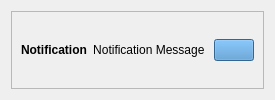
        <widget class="QCustomSlideMenu" name="NotificationContanier" native="true">
         <property name="minimumSize">
          <size>
           <width>0</width>
           <height>0</height>
          </size>
         </property>
         <layout class="QVBoxLayout" name="verticalLayout_21">
          <property name="spacing">
           <number>0</number>
          </property>
          <property name="leftMargin">
           <number>0</number>
          </property>
          <property name="topMargin">
           <number>0</number>
          </property>
          <property name="rightMargin">
           <number>0</number>
          </property>
          <property name="bottomMargin">
           <number>0</number>
          </property>
          <item>
           <widget class="QWidget" name="NotificationSubContanier" native="true">
            <layout class="QVBoxLayout" name="verticalLayout_22">
             <property name="spacing">
              <number>7</number>
             </property>
             <property name="leftMargin">
              <number>11</number>
             </property>
             <property name="topMargin">
              <number>11</number>
             </property>
             <property name="rightMargin">
              <number>11</number>
             </property>
             <property name="bottomMargin">
              <number>11</number>
             </property>
             <item>
              <widget class="QFrame" name="frame_9">
               <property name="styleSheet">
                <string notr="true">border-color: rgb(0, 52, 76);

</string>
               </property>
               <property name="frameShape">
                <enum>QFrame::StyledPanel</enum>
               </property>
               <property name="frameShadow">
                <enum>QFrame::Raised</enum>
               </property>
               <layout class="QHBoxLayout" name="horizontalLayout_10">
                <item>
                 <widget class="QLabel" name="label_15">
                  <property name="font">
                   <font>
                    <weight>75</weight>
                    <bold>true</bold>
                   </font>
                  </property>
                  <property name="text">
                   <string>Notification</string>
                  </property>
                 </widget>
                </item>
                <item>
                 <widget class="QLabel" name="label_14">
                  <property name="sizePolicy">
                   <sizepolicy hsizetype="Expanding" vsizetype="Preferred">
                    <horstretch>0</horstretch>
                    <verstretch>0</verstretch>
                   </sizepolicy>
                  </property>
                  <property name="text">
                   <string>Notification Message </string>
                  </property>
                  <property name="alignment">
                   <set>Qt::AlignCenter</set>
                  </property>
                 </widget>
                </item>
                <item alignment="Qt::AlignRight">
                 <widget class="QPushButton" name="closeNotificationBtn">
                  <property name="toolTip">
                   <string>close notification</string>
                  </property>
                  <property name="styleSheet">
                   <string notr="true">background-color: rgb(73, 143, 204);</string>
                  </property>
                  <property name="text">
                   <string/>
                  </property>
                  <property name="icon">
                   <iconset resource="icons.qrc">
                    <normaloff>:/icons/icons/close.png</normaloff>:/icons/icons/close.png</iconset>
                  </property>
                  <property name="iconSize">
                   <size>
                    <width>24</width>
                    <height>24</height>
                   </size>
                  </property>
                 </widget>
                </item>
               </layout>
              </widget>
             </item>
            </layout>
           </widget>
          </item>
         </layout>
        </widget>
